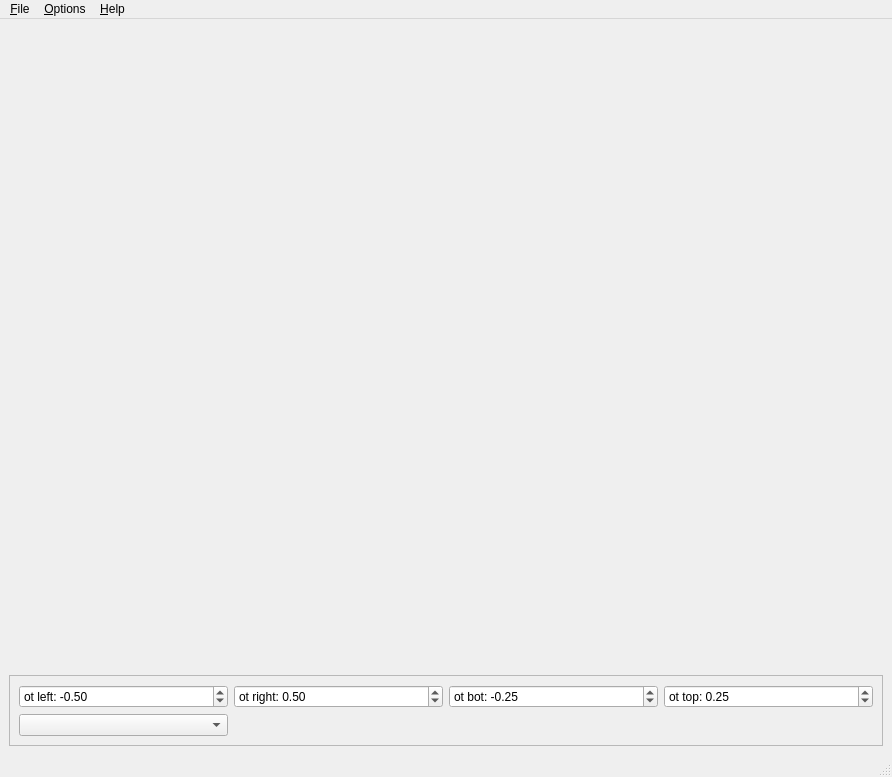
<?xml version="1.0" encoding="UTF-8"?>
<ui version="4.0">
 <class>MainWindow</class>
 <widget class="QMainWindow" name="MainWindow">
  <property name="geometry">
   <rect>
    <x>0</x>
    <y>0</y>
    <width>892</width>
    <height>777</height>
   </rect>
  </property>
  <property name="windowTitle">
   <string>MainWindow</string>
  </property>
  <widget class="QWidget" name="centralwidget">
   <property name="sizePolicy">
    <sizepolicy hsizetype="Expanding" vsizetype="Expanding">
     <horstretch>1</horstretch>
     <verstretch>1</verstretch>
    </sizepolicy>
   </property>
   <property name="minimumSize">
    <size>
     <width>721</width>
     <height>419</height>
    </size>
   </property>
   <property name="maximumSize">
    <size>
     <width>10000</width>
     <height>10000</height>
    </size>
   </property>
   <layout class="QVBoxLayout" name="verticalLayout">
    <item>
     <widget class="QLabel" name="label">
      <property name="sizePolicy">
       <sizepolicy hsizetype="Preferred" vsizetype="Expanding">
        <horstretch>0</horstretch>
        <verstretch>0</verstretch>
       </sizepolicy>
      </property>
      <property name="text">
       <string/>
      </property>
     </widget>
    </item>
    <item>
     <widget class="QFrame" name="frame">
      <property name="sizePolicy">
       <sizepolicy hsizetype="Preferred" vsizetype="Minimum">
        <horstretch>0</horstretch>
        <verstretch>0</verstretch>
       </sizepolicy>
      </property>
      <property name="frameShape">
       <enum>QFrame::StyledPanel</enum>
      </property>
      <property name="frameShadow">
       <enum>QFrame::Raised</enum>
      </property>
      <layout class="QGridLayout" name="gridLayout">
       <item row="0" column="2">
        <widget class="QDoubleSpinBox" name="ot_bot">
         <property name="prefix">
          <string>ot bot: </string>
         </property>
         <property name="minimum">
          <double>-3.000000000000000</double>
         </property>
         <property name="maximum">
          <double>3.000000000000000</double>
         </property>
         <property name="singleStep">
          <double>0.010000000000000</double>
         </property>
         <property name="value">
          <double>-0.250000000000000</double>
         </property>
        </widget>
       </item>
       <item row="0" column="3">
        <widget class="QDoubleSpinBox" name="ot_top">
         <property name="prefix">
          <string>ot top: </string>
         </property>
         <property name="minimum">
          <double>-3.000000000000000</double>
         </property>
         <property name="maximum">
          <double>3.000000000000000</double>
         </property>
         <property name="singleStep">
          <double>0.010000000000000</double>
         </property>
         <property name="value">
          <double>0.250000000000000</double>
         </property>
        </widget>
       </item>
       <item row="0" column="1">
        <widget class="QDoubleSpinBox" name="ot_right">
         <property name="prefix">
          <string>ot right: </string>
         </property>
         <property name="minimum">
          <double>-3.000000000000000</double>
         </property>
         <property name="maximum">
          <double>3.000000000000000</double>
         </property>
         <property name="singleStep">
          <double>0.010000000000000</double>
         </property>
         <property name="value">
          <double>0.500000000000000</double>
         </property>
        </widget>
       </item>
       <item row="1" column="0">
        <widget class="QComboBox" name="ot_img_combo"/>
       </item>
       <item row="0" column="0">
        <widget class="QDoubleSpinBox" name="ot_left">
         <property name="prefix">
          <string>ot left: </string>
         </property>
         <property name="minimum">
          <double>-3.000000000000000</double>
         </property>
         <property name="maximum">
          <double>3.000000000000000</double>
         </property>
         <property name="singleStep">
          <double>0.010000000000000</double>
         </property>
         <property name="value">
          <double>-0.500000000000000</double>
         </property>
        </widget>
       </item>
      </layout>
     </widget>
    </item>
   </layout>
  </widget>
  <widget class="QMenuBar" name="menubar">
   <property name="geometry">
    <rect>
     <x>0</x>
     <y>0</y>
     <width>892</width>
     <height>30</height>
    </rect>
   </property>
   <widget class="QMenu" name="menu_File">
    <property name="title">
     <string>&amp;File</string>
    </property>
    <addaction name="action_Quit"/>
   </widget>
   <widget class="QMenu" name="menu_Help">
    <property name="title">
     <string>&amp;Help</string>
    </property>
    <addaction name="action_About"/>
   </widget>
   <widget class="QMenu" name="menu_Options">
    <property name="title">
     <string>&amp;Options</string>
    </property>
    <addaction name="actionToggle_expert_mode"/>
   </widget>
   <addaction name="menu_File"/>
   <addaction name="menu_Options"/>
   <addaction name="menu_Help"/>
  </widget>
  <widget class="QStatusBar" name="statusbar"/>
  <action name="action_Quit">
   <property name="text">
    <string>&amp;Quit</string>
   </property>
   <property name="shortcut">
    <string>Ctrl+Q</string>
   </property>
  </action>
  <action name="action_About">
   <property name="text">
    <string>&amp;About</string>
   </property>
  </action>
  <action name="actionToggle_expert_mode">
   <property name="text">
    <string>Toggle expert mode</string>
   </property>
  </action>
 </widget>
 <resources/>
 <connections/>
</ui>
